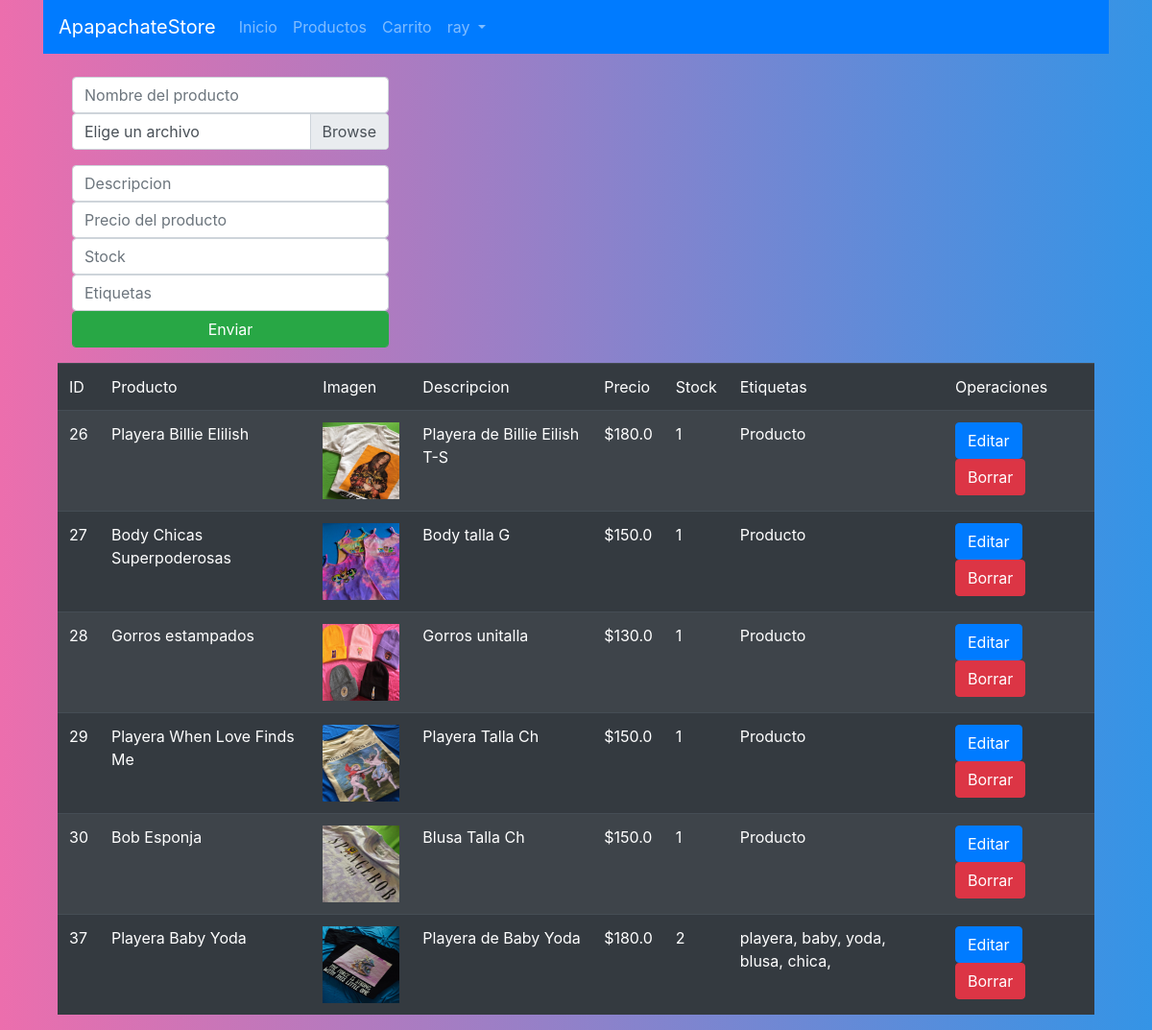
Screenshot of /storeManager (signed in) with the database file from the repository.
### tables this page shows
CREATE TABLE "Productos" (
	"id"	INTEGER NOT NULL UNIQUE,
	"Producto"	TEXT NOT NULL,
	"Imagen"	TEXT NOT NULL UNIQUE,
	"Descripcion"	TEXT NOT NULL,
	"Precio"	REAL NOT NULL,
	"Inventario"	INTEGER NOT NULL DEFAULT 1,
	"Etiquetas"	TEXT NOT NULL DEFAULT 'Producto',
	PRIMARY KEY("id" AUTOINCREMENT)
);

### index.py (the view, shortened to what this page needs)
@app.route("/storeManager", methods =['POST','GET'])
def storeManager():
    if "username" in session:
        con = sqlite3.connect('mydb.db')
        cur = con.cursor()
        cur.execute('SELECT * FROM Productos')
        data = cur.fetchall()
        name = escape(session["username"])
        return render_template("storeManager.html", productos = data, opc = True, name = name )

### templates/storeManager.html (shortened to what this page needs)
{%extends "layout.html"%}
{% block log %}
{% if opc == True%}
<li class="nav-item dropdown">
    <a class="nav-link dropdown-toggle" href="#" id="navbarDropdown" role="button"
        data-toggle="dropdown" aria-haspopup="true" aria-expanded="false">
        {{name}}
    </a>
</li>
{% endif %}
{% endblock %}
{% block content %}
<form action="/add" method="POST" enctype="multipart/form-data">
    <div class="container align-items-center mt-4">
        <div class="form-group col-sm-4" >
            <input type="text" class="form-control" name="producto" id="producto" placeholder="Nombre del producto">
            <div class="input-group mb-3">
                <div>
                    <label class="custom-file-label">Elige un archivo</label>
                </div>
            </div>
            <input type="text" class="form-control" name="descripcion" id="descripcion" placeholder="Descripcion">
            <input type="number" class="form-control" name="precio" id="precio" placeholder="Precio del producto">
            <input type="number" class="form-control" name="inventario" id="inventario" placeholder="Stock">
            <input type="text" class="form-control" name="etiquetas" id="etiquetas" placeholder="Etiquetas">
            <input type="submit" value="Enviar" class="btn btn-success form-control">
        </div>
    </div>
</form>
<div class="container">
    <table class="table table-striped table-dark table-responsive">
        <thead class="thead-dark">
            <tr>
                <td>ID</td>
                <td>Producto</td>
                <td>Imagen</td>
                <td>Descripcion</td>
                <td>Precio</td>
                <td>Stock</td>
                <td>Etiquetas</td>
                <td>Operaciones</td>
            </tr>
        </thead>
        <tbody>
            {% for producto in productos %}
                <tr>
                    <td>{{ producto.0 }}</td>
                    <td>{{ producto.1 }}</td>
                    <td><img src="{{url_for('static', filename=producto.2)}}"  style="width: 80px; height: 80px;"></td>
                    <td>{{ producto.3 }}</td>
                    <td>${{ producto.4 }}</td>
                    <td>{{ producto.5 }}</td>
                    <td>{{ producto.6 }}</td>
                    <td>
                        <a href="/edit/{{producto.0}}" class="btn btn-primary">Editar</a>
                        <a href="/delete/{{producto.0}}" class="btn btn-danger">Borrar</a>
                    </td>
                </tr>
            {% endfor %}
        </tbody>
    </table>
</div>
{% endblock %}

### static/estilos.css (style rules this page uses)
body { background: #3494E6; background: -webkit-linear-gradient(to right, #EC6EAD, #3494E6); background: linear-gradient(to right, #EC6EAD, #3494E6); }

### rows the page displays
Productos: id "26", Producto "Playera Billie Elilish", Imagen (picture), Descripcion "Playera de Billie Eilish T-S", Precio "180.0", Inventario "1", Etiquetas "Producto"
Productos: id "27", Producto "Body Chicas Superpoderosas", Imagen (picture), Descripcion "Body talla G", Precio "150.0", Inventario "1", Etiquetas "Producto"
Productos: id "28", Producto "Gorros estampados", Imagen (picture), Descripcion "Gorros unitalla", Precio "130.0", Inventario "1", Etiquetas "Producto"
Productos: id "29", Producto "Playera When Love Finds Me", Imagen (picture), Descripcion "Playera Talla Ch", Precio "150.0", Inventario "1", Etiquetas "Producto"
Productos: id "30", Producto "Bob Esponja", Imagen (picture), Descripcion "Blusa Talla Ch", Precio "150.0", Inventario "1", Etiquetas "Producto"
Productos: id "37", Producto "Playera Baby Yoda", Imagen (picture), Descripcion "Playera de Baby Yoda", Precio "180.0", Inventario "2", Etiquetas "playera, baby, yoda, blusa, chica,"

### other values shown
{{ name }} "ray"
